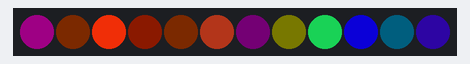
A sketch run on a simulated Arduino Uno, built with avr-gcc and run on an emulated ATmega328P. On the bench: 12 RGB LEDs in strip order, left to right. Dim RGB values are drawn brighter than linear; random numbers use the default seed unless the sketch sets one.

Above: at 0.1 s.
At 2.2 s:
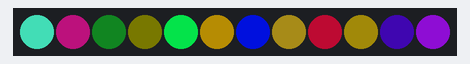
At 7.5 s:
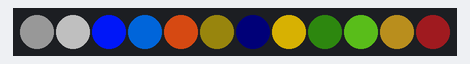
At 14.0 s:
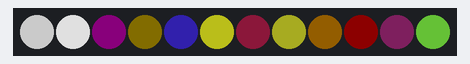
At 26.5 s:
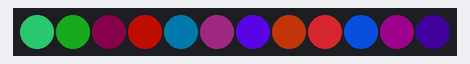
At 36.7 s:
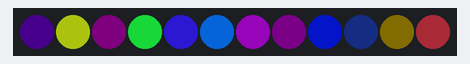

Measured:
- what the display in image 1 shows lasts 1.8 s, from 2.1 s to 3.9 s
- what the display in image 2 shows lasts 1.5 s, from 7.5 s to 9.0 s
- what the display in image 3 shows lasts 1.8 s, from 13.9 s to 15.7 s
- what the display in image 4 shows lasts 1.9 s, from 26.4 s to 28.3 s

The sketch:

Neopixel_TV_Simulator_1.ino
```cpp
#include "Arduino.h"

// This is the library we need
#include "FastLED.h"

// How many LEDs are connected?
#define NUM_LEDS 12

// Define the Pins
#define DATA_PIN 2

// Define the array of LEDs
CRGB leds[NUM_LEDS];

// ---------------------------------------------------------------
// SETUP     SETUP     SETUP     SETUP     SETUP     SETUP
// ---------------------------------------------------------------
void setup() {
	// Initialise Neopixel ring
	FastLED.addLeds<NEOPIXEL, DATA_PIN>(leds, NUM_LEDS);

	// Seed the random number generator
	randomSeed(analogRead(4));

	// Debug window
	Serial.begin(9600);
}

// ---------------------------------------------------------------
// LOOP     LOOP     LOOP     LOOP     LOOP     LOOP     LOOP
// ---------------------------------------------------------------
void loop() {

	// All LEDs set to 'black'
	FastLED.clear(true);

	// White LEDs, min to max-1
	int whiteLEDs = random(0, 4);

	// If we have no white colours at all...
	if (whiteLEDs == 0) {
		// ... then blank everything for a small time, one time in x times
		if (random(1, 4) == 1)
			delay(random(500, 2000));
	}

	// Set the white LEDs first:
	// colour (irrelevant here as we want white), saturation (always 0, no colour), brightness (a random value)
	for (int led = 0; led < whiteLEDs; led++) {
		leds[led] = CHSV(100, 0, random(10, 255));
	}

	// Now fill the remaining LEDs with colour
	int cycles = random(1, 10);
	for (int cycle = 0; cycle < cycles; cycle++) {
		for (int led = whiteLEDs; led < NUM_LEDS; led++) {
			leds[led] = CHSV(random(1, 255), random(128, 255), random(10, 255));
		}

		// Update the display
		FastLED.show();

		// random delay between 'scenes' aka cycles
		delay(random(100, 2000));
	}
}
```
